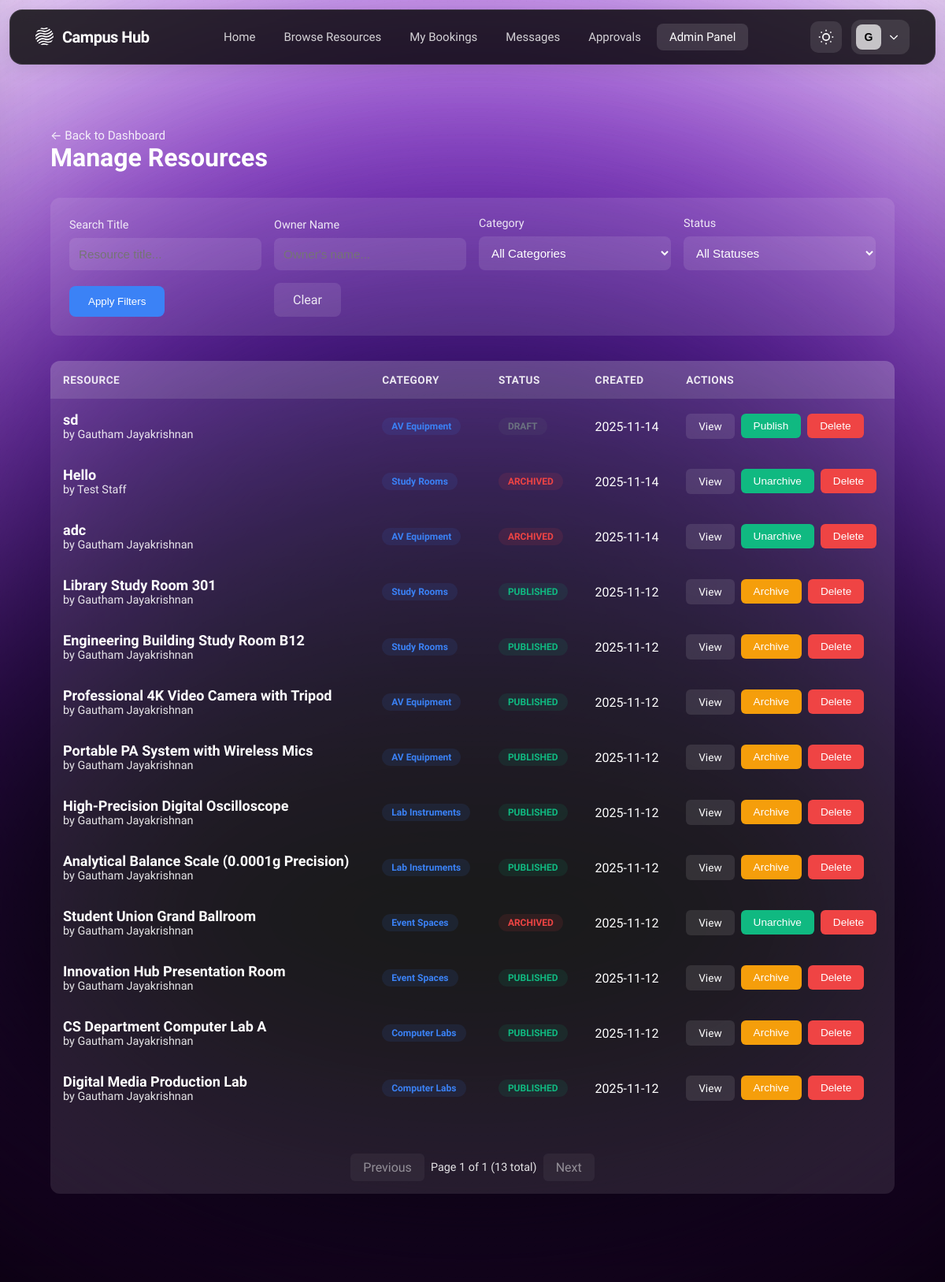
Screenshot of /admin/resources (signed in) with the database file from the repository.
### tables this page shows
CREATE TABLE users (
    user_id INTEGER PRIMARY KEY AUTOINCREMENT,
    name TEXT NOT NULL,
    email TEXT NOT NULL UNIQUE,
    password_hash TEXT NOT NULL,
    role TEXT NOT NULL CHECK (role IN ('student','staff','admin')),
    profile_image TEXT,
    department_id INTEGER REFERENCES departments(department_id),
    email_verified BOOLEAN NOT NULL DEFAULT 0,
    verification_token TEXT,
    verification_token_expires DATETIME,
    reset_password_token TEXT,
    reset_password_expires DATETIME,
    created_at DATETIME DEFAULT CURRENT_TIMESTAMP,
    updated_at DATETIME
, is_banned INTEGER DEFAULT 0, last_login TIMESTAMP);

CREATE TABLE resources (
    resource_id INTEGER PRIMARY KEY AUTOINCREMENT,
    owner_type TEXT NOT NULL CHECK (owner_type IN ('user','group')),
    owner_id INTEGER NOT NULL,  -- Polymorphic FK: user_id when owner_type='user', group_id when owner_type='group'
    title TEXT NOT NULL,
    description TEXT,
    category_id INTEGER REFERENCES resource_categories(category_id),
    location TEXT,
    capacity INTEGER CHECK (capacity > 0 OR capacity IS NULL),  -- NULL for resources without capacity limits
    status TEXT NOT NULL DEFAULT 'draft' CHECK (status IN ('draft','published','archived')),
    availability_mode TEXT NOT NULL DEFAULT 'rules' CHECK (availability_mode IN ('rules','open','by-request')),
    requires_approval BOOLEAN NOT NULL DEFAULT 0,
    created_at DATETIME DEFAULT CURRENT_TIMESTAMP,
    updated_at DATETIME
, images TEXT, availability_rules TEXT);

CREATE TABLE resource_categories (
    category_id INTEGER PRIMARY KEY AUTOINCREMENT,
    name TEXT NOT NULL,
    description TEXT,
    icon TEXT,
    created_at DATETIME DEFAULT CURRENT_TIMESTAMP
);

### src/controllers/admin_controller.py (the view)
@admin_bp.route('/resources')
@login_required
@role_required('admin')
def resources():
    try:
        status_filter = request.args.get('status', '')
        category_filter = request.args.get('category', '')
        search_query = request.args.get('search', '')
        owner_filter = request.args.get('owner', '')
        page = request.args.get('page', 1, type=int)
        per_page = 20
        resources_data = ResourceDAL.get_all_resources_paginated(
            page=page,
            per_page=per_page,
            status_filter=status_filter,
            category_filter=category_filter,
            search_query=search_query,
            owner_filter=owner_filter
        )
        categories = ResourceDAL.get_all_categories()
        return render_template(
            'admin/resources.html',
            result=resources_data,
            categories=categories,
            status_filter=status_filter,
            category_filter=category_filter,
            search_query=search_query,
            owner_filter=owner_filter
        )
    except Exception as e:
        logger.error(f"Error loading resources: {str(e)}", exc_info=True)
        flash('Error loading resources.', 'danger')
        return redirect(url_for('admin.dashboard'))

### src/templates/admin/resources.html (shortened to what this page needs)
{% extends 'base.html' %}
{% block content %}
<div class="admin-container">
    <div class="page-header">
        <div>
            <a href="{{ url_for('admin.dashboard') }}" class="back-link">← Back to Dashboard</a>
            <h1>Manage Resources</h1>
        </div>
    </div>
    <div class="filters-section">
        <form method="GET" action="{{ url_for('admin.resources') }}">
            <div class="filters-grid">
                <div class="filter-group">
                    <label for="search">Search Title</label>
                    <input type="text" id="search" name="search" class="filter-input"
                           placeholder="Resource title..." value="{{ request.args.get('search', '') }}">
                </div>
                <div class="filter-group">
                    <label for="owner">Owner Name</label>
                    <input type="text" id="owner" name="owner" class="filter-input"
                           placeholder="Owner's name..." value="{{ request.args.get('owner', '') }}">
                </div>
                <div class="filter-group">
                    <label for="category">Category</label>
                    <select id="category" name="category" class="filter-select">
                        <option value="">All Categories</option>
                    </select>
                </div>
                <div class="filter-group">
                    <label for="status">Status</label>
                    <select id="status" name="status" class="filter-select">
                        <option value="">All Statuses</option>
                    </select>
                </div>
                <div class="filter-group">
                    <button type="submit" class="filter-button">Apply Filters</button>
                </div>
                <div class="filter-group">
                    <a href="{{ url_for('admin.resources') }}" class="clear-button">Clear</a>
                </div>
            </div>
        </form>
    </div>
    <div class="resources-table-container">
        {% if result.resources %}
        <table class="resources-table">
            <thead>
                <tr>
                    <th>Resource</th>
                    <th>Category</th>
                    <th>Status</th>
                    <th>Created</th>
                    <th>Actions</th>
                </tr>
            </thead>
            <tbody>
                {% for resource in result.resources %}
                <tr>
                    <td>
                        <div class="resource-title">{{ resource.title }}</div>
                        <div class="resource-owner">by {{ resource.owner_name }}</div>
                    </td>
                    <td>
                        <span class="category-badge">{{ resource.category }}</span>
                    </td>
                    <td>
                        <span class="status-badge {{ resource.status }}">{{ resource.status }}</span>
                    </td>
                    <td>{{ resource.created_at[:10] if resource.created_at else 'N/A' }}</td>
                    <td>
                        <div class="action-buttons">
                            <a href="{{ url_for('resource.detail', resource_id=resource.resource_id) }}" class="action-btn">View</a>
                            {% if resource.status == 'draft' %}
                            <form method="POST" action="{{ url_for('admin.update_resource_status', resource_id=resource.resource_id) }}" style="display: inline;" onsubmit="return confirm('Are you sure you want to publish this resource?');">
                                <button type="submit" class="action-btn success">Publish</button>
                            </form>
                            {% elif resource.status == 'published' %}
                            <form method="POST" action="{{ url_for('admin.update_resource_status', resource_id=resource.resource_id) }}" style="display: inline;" onsubmit="return confirm('Are you sure you want to archive this resource?');">
                                <button type="submit" class="action-btn warning">Archive</button>
                            </form>
                            {% else %}
                            <form method="POST" action="{{ url_for('admin.update_resource_status', resource_id=resource.resource_id) }}" style="display: inline;" onsubmit="return confirm('Are you sure you want to unarchive this resource?');">
                                <button type="submit" class="action-btn success">Unarchive</button>
                            </form>
                            {% endif %}
                            <form method="POST" action="{{ url_for('admin.delete_resource', resource_id=resource.resource_id) }}" style="display: inline;" onsubmit="return confirm('Are you sure you want to delete this resource?');">
                                <button type="submit" class="action-btn danger">Delete</button>
                            </form>
                        </div>
                    </td>
                </tr>
                {% endfor %}
            </tbody>
        </table>
        <div class="pagination">
            {% if result.pagination.has_prev %}
            <a href="{{ url_for('admin.resources', page=result.pagination.page - 1, search=request.args.get('search', ''), category=request.args.get('category', ''), status=request.args.get('status', '')) }}"
               class="pagination-btn">Previous</a>
            {% else %}
            <span class="pagination-btn disabled">Previous</span>
            {% endif %}
            <span class="pagination-info">
                Page {{ result.pagination.page }} of {{ result.pagination.total_pages }}
                ({{ result.pagination.total_count }} total)
            </span>
            {% if result.pagination.has_next %}
            <a href="{{ url_for('admin.resources', page=result.pagination.page + 1, search=request.args.get('search', ''), category=request.args.get('category', ''), status=request.args.get('status', '')) }}"
               class="pagination-btn">Next</a>
            {% else %}
            <span class="pagination-btn disabled">Next</span>
            {% endif %}
        </div>
        {% else %}
        <div class="empty-state">
            <div class="empty-state-icon">📦</div>
            <h3>No resources found</h3>
            <p>Try adjusting your filters</p>
        </div>
        {% endif %}
    </div>
</div>
{% endblock %}

### src/templates/base.html (shortened to what this page needs)
<!DOCTYPE html>
<html lang="en" data-theme="dark">
<head>
    <link rel="stylesheet" href="{{ url_for('static', filename='css/home.css') }}">
</head>
<body>
    <div class="background-effects">
        <div class="blur-white"></div>
        <div class="gradient-ellipse-1">
            <div style="position: absolute; inset: -31.25% -24.81%;">
            </div>
        </div>
        <div class="gradient-ellipse-2">
            <div style="position: absolute; inset: -41.49% -30.77%;">
            </div>
        </div>
        <div class="gradient-ellipse-3">
            <div style="position: absolute; inset: -62.11% -38.17%;">
            </div>
        </div>
        <div class="gradient-ellipse-4">
            <div style="position: absolute; inset: -37.04% -24.07%;">
            </div>
        </div>
        <div class="noise-texture"></div>
    </div>
    <nav class="navbar">
        <div class="navbar-container">
            <div class="navbar-left">
                <a href="{{ url_for('main.index') }}" class="navbar-logo">
                    <span class="logo-text">Campus Hub</span>
                </a>
            </div>
            <div class="navbar-center">
                <a href="{{ url_for('main.index') }}" class="nav-link {% if request.endpoint == 'main.index' %}active{% endif %}">Home</a>
                <a href="{{ url_for('resource.index') }}" class="nav-link {% if request.endpoint and request.endpoint.startswith('resource.') %}active{% endif %}">Browse Resources</a>
                {% if current_user.is_authenticated %}
                    <a href="{{ url_for('booking.index') }}" class="nav-link {% if request.endpoint and request.endpoint.startswith('booking.') and request.endpoint != 'booking.pending_approvals' %}active{% endif %}">My Bookings</a>
                    <a href="{{ url_for('message.inbox') }}" class="nav-link {% if request.endpoint and request.endpoint.startswith('message.') %}active{% endif %}" style="position: relative;">
                        Messages
                    </a>
                    {% if current_user.role in ['staff', 'admin'] %}
                        <a href="{{ url_for('booking.pending_approvals') }}" class="nav-link {% if request.endpoint == 'booking.pending_approvals' %}active{% endif %}" style="position: relative;">
                            Approvals
                        </a>
                    {% endif %}
                    {% if current_user.role == 'admin' %}
                        <a href="{{ url_for('admin.dashboard') }}" class="nav-link {% if request.endpoint and request.endpoint.startswith('admin.') %}active{% endif %}">Admin Panel</a>
                    {% endif %}
                {% endif %}
            </div>
            <div class="navbar-right">
                <button class="theme-toggle" onclick="toggleTheme()" aria-label="Toggle theme">
                </button>
                {% if current_user.is_authenticated %}
                <div class="account-dropdown">
                    <button class="account-button" onclick="toggleAccountMenu()">
                        <div class="account-avatar">
                            {{ current_user.name[0].upper() }}
                        </div>
                        <svg class="chevron-icon" fill="none" stroke="currentColor" stroke-width="2" viewBox="0 0 24 24">
                            <path d="M19 9l-7 7-7-7"/>
                        </svg>
                    </button>
                </div>
                {% endif %}
            </div>
        </div>
    </nav>
    <main class="main-content">
        {% block content %}{% endblock %}
    </main>
</body>
</html>

### rows the page displays
users: name "G"
resources: title "sd", owner_name "Gautham Jayakrishnan", category "AV Equipment", status "DRAFT", created_at "2025-11-14"
resources: title "Hello", owner_name "Test Staff", category "Study Rooms", status "ARCHIVED", created_at "2025-11-14"
resources: title "adc", owner_name "Gautham Jayakrishnan", category "AV Equipment", status "ARCHIVED", created_at "2025-11-14"
resources: title "Library Study Room 301", owner_name "Gautham Jayakrishnan", category "Study Rooms", status "PUBLISHED", created_at "2025-11-12"
resources: title "Engineering Building Study Room B12", owner_name "Gautham Jayakrishnan", category "Study Rooms", status "PUBLISHED", created_at "2025-11-12"
resources: title "Professional 4K Video Camera with Tripod", owner_name "Gautham Jayakrishnan", category "AV Equipment", status "PUBLISHED", created_at "2025-11-12"
resources: title "Portable PA System with Wireless Mics", owner_name "Gautham Jayakrishnan", category "AV Equipment", status "PUBLISHED", created_at "2025-11-12"
resources: title "High-Precision Digital Oscilloscope", owner_name "Gautham Jayakrishnan", category "Lab Instruments", status "PUBLISHED", created_at "2025-11-12"
resources: title "Analytical Balance Scale (0.0001g Precision)", owner_name "Gautham Jayakrishnan", category "Lab Instruments", status "PUBLISHED", created_at "2025-11-12"
resources: title "Student Union Grand Ballroom", owner_name "Gautham Jayakrishnan", category "Event Spaces", status "ARCHIVED", created_at "2025-11-12"
resources: title "Innovation Hub Presentation Room", owner_name "Gautham Jayakrishnan", category "Event Spaces", status "PUBLISHED", created_at "2025-11-12"
resources: title "CS Department Computer Lab A", owner_name "Gautham Jayakrishnan", category "Computer Labs", status "PUBLISHED", created_at "2025-11-12"
resources: title "Digital Media Production Lab", owner_name "Gautham Jayakrishnan", category "Computer Labs", status "PUBLISHED", created_at "2025-11-12"

### other values shown
{{ result.pagination.page }} "1"
{{ result.pagination.total_pages }} "1"
{{ result.pagination.total_count }} "13"
